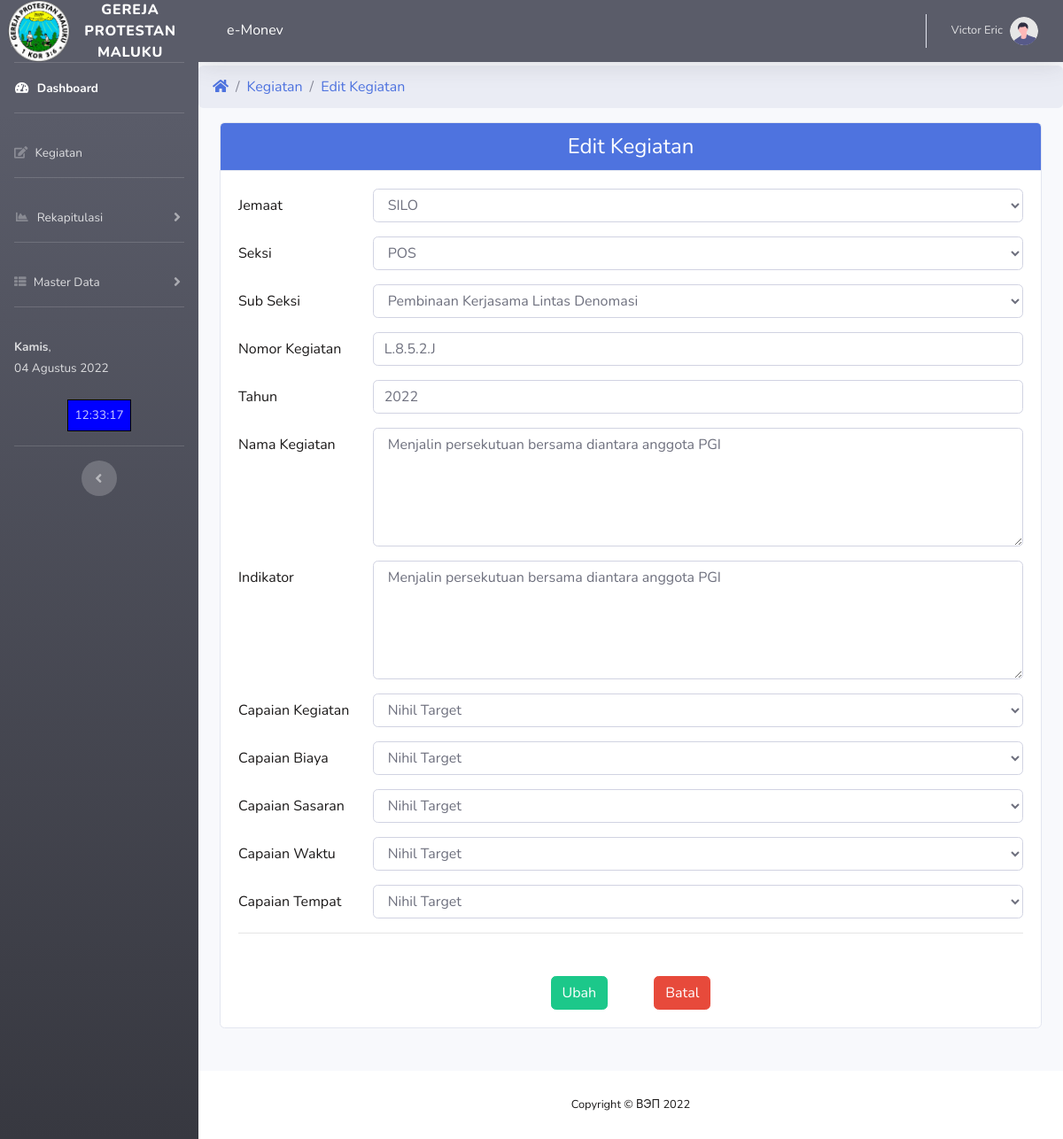
The app's page /A/ke?id=15 (signed in) with its own data.
### tables this page shows
CREATE TABLE `kegiatan` (
  `id_kegiatan` int NOT NULL,
  `kd_jemaat` varchar(10) NOT NULL,
  `kd_seksi` varchar(10) NOT NULL,
  `kd_subseksi` varchar(10) NOT NULL,
  `nomor_kegiatan` varchar(50) NOT NULL,
  `periode` year NOT NULL,
  `kegiatan` varchar(200) NOT NULL,
  `indikator` varchar(200) NOT NULL,
  `capaian_keg` varchar(20) NOT NULL,
  `capaian_biaya` varchar(20) NOT NULL,
  `capaian_sasaran` varchar(20) NOT NULL,
  `capaian_waktu` varchar(20) NOT NULL,
  `capaian_tempat` varchar(20) NOT NULL,
  `nilai_capaian_keg` int NOT NULL,
  `nilai_biaya` int NOT NULL,
  `nilai_sasaran` int NOT NULL,
  `nilai_waktu` int NOT NULL,
  `nilai_tempat` int NOT NULL,
  `nilai_capaian` int NOT NULL,
  `nilai_kategori` varchar(20) NOT NULL,
  `nilai_capaian_subbidang` int NOT NULL,
  `realisasi` varchar(20) NOT NULL
);

### A/ke.php (the view, shortened to what this page needs)
<?php
include 'menuA.php';
include '../link.php';
?>
<div>
<ul class="breadcrumb">
    <li class="breadcrumb-item"><a href="index"><i class="fas fa-home"></i></a></li>
    <li class="breadcrumb-item"><a href="k">Kegiatan</a></li>
    <li class="breadcrumb-item"><a href="#">Edit Kegiatan</a></li>
  </ul>
</div>
<div class="container">
    <div class="card">
    <div class="card-header bg-primary text-center text-white h4">
        Edit Kegiatan
    </div>
    <?php
        $id=$_GET['id'];
        $query="SELECT * FROM kegiatan where id_kegiatan=$id";
        $sql=mysqli_query($conn,$query);
        $hasil=mysqli_fetch_array($sql);
    ?>
    <div class="card-body">
            <form method="POST" action="" enctype="multipart/form-data">
                <div class="form-group row">
                    <label for="kd_jemaat" class="col-sm-2 col-form-label">Jemaat</label>
                    <div class="col-sm-10">
                    <select name="kd_jemaat" id='kd_jemaat' class="form-control">
                        <?php
                            $queri="SELECT * FROM jemaat";
                            $sql=mysqli_query($conn,$queri);
                            while($res=mysqli_fetch_array($sql)){
                        if($hasil['kd_jemaat']==$res['kd_jemaat']){
                            echo " <option value='".$res['kd_jemaat']. "' selected>".$res['nama_jemaat']. "</option> ";
                        }  else {
                            echo " <option value='".$res['kd_jemaat'].  "' >".$res['nama_jemaat']. "</option> ";
                        }
                     }
                        ?>
                    </select>
                    </div>
                </div>
                <div class="form-group row">
                    <label for="kd_seksi" class="col-sm-2 col-form-label">Seksi</label>
                    <div class="col-sm-10">
                     <select name="kd_seksi" id='kd_seksi' class="form-control">
                        <?php
                            $queri="SELECT * FROM seksi";
                            $sql=mysqli_query($conn,$queri);
                            while($res=mysqli_fetch_array($sql)){
                                if($hasil['kd_seksi']==$res['kd_seksi']){
                                    echo " <option value='".$res['kd_seksi']. "' selected>".$res['nama_seksi']. "</option> ";
                                }  else {
                                    echo " <option value='".$res['kd_seksi'].  "' >".$res['nama_seksi']. "</option> ";
                                }
                            }
                        ?>
                    </select>
                    </div>
                </div>
                <div class="form-group row">
                    <label for="kd_subseksi" class="col-sm-2 col-form-label">Sub Seksi</label>
                    <div class="col-sm-10">
                    <select name="kd_subseksi" id='kd_subseksi' class="form-control">
                        <?php
                            $queri="SELECT * FROM subseksi";
                            $sql=mysqli_query($conn,$queri);
                            while($res=mysqli_fetch_array($sql)){
                                if($hasil['kd_subseksi']==$res['kd_subseksi']){
                                    echo " <option value='".$res['kd_subseksi']. "' selected>".$res['nama_subseksi']. "</option> ";
                                }  else {
                                    echo " <option value='".$res['kd_subseksi'].  "' >".$res['nama_subseksi']. "</option> ";
                                }
                            }
                        ?>
                    </select>
                    </div>
                </div>
                <div class="form-group row">
                    <label for="nomor_kegiatan" class="col-sm-2 col-form-label">Nomor Kegiatan</label>
                    <div class="col-sm-10">
                    <input type="text" class="form-control" id="nomor_kegiatan" name="nomor_kegiatan" value="<?php echo $hasil['nomor_kegiatan']; ?>">
                    </div>
                </div>
                <div class="form-group row">
                    <label for="periode" class="col-sm-2 col-form-label">Tahun</label>
                    <div class="col-sm-10">
                    <input type="text" class="form-control" id="periode" name="periode" value="<?php echo $hasil['periode']; ?>">
                    </div>
                </div>
                <div class="form-group row">
                    <label for="kegiatan" class="col-sm-2 col-form-label">Nama Kegiatan</label>
                    <div class="col-sm-10">
                    <textarea class="form-control" id="kegiatan" name="kegiatan" rows="5"> <?php echo $hasil['kegiatan']; ?> </textarea>
                    </div>
                </div>
                <div class="form-group row">
                    <label for="indikator" class="col-sm-2 col-form-label">Indikator</label>
                    <div class="col-sm-10">
                    <textarea class="form-control" id="indikator" name="indikator" rows="5"> <?php echo $hasil['indikator']; ?> </textarea>
                    </div>
                </div>
                <div class="form-group row">
                    <label for="capaian_keg" class="col-sm-2 col-form-label">Capaian Kegiatan</label>
                    <div class="col-sm-10">
                    <select name="capaian_keg" class="form-control" id='capaian_keg' required>
                        <option value="Nihil Target" <?php if($hasil['capaian_keg']=='Nihil Target'){echo 'selected'; } ?>> Nihil Target</option>
                    </select>
                    </div>
                </div>
                <div class="form-group row">
                    <label for="capaian_biaya" class="col-sm-2 col-form-label">Capaian Biaya</label>
                    <div class="col-sm-10">
                    <select name="capaian_biaya" class="form-control" id='capaian_biaya' required>
                        <option value="Nihil Target" <?php if($hasil['capaian_biaya']=='Nihil Target'){echo 'selected'; } ?>> Nihil Target</option>
                    </select>
                    </div>
                </div>
                <div class="form-group row">
                    <label for="capaian_sasaran" class="col-sm-2 col-form-label">Capaian Sasaran</label>
                    <div class="col-sm-10">
                    <select name="capaian_sasaran" class="form-control" id='capaian_sasaran' required>
                        <option value="Nihil Target" <?php if($hasil['capaian_sasaran']=='Nihil Target'){echo 'selected'; } ?>> Nihil Target</option>
                    </select>
                    </div>
                </div>
                <div class="form-group row">
                    <label for="capaian_waktu" class="col-sm-2 col-form-label">Capaian Waktu</label>
                    <div class="col-sm-10">
                    <select name="capaian_waktu" class="form-control" id='capaian_waktu' required>
                        <option value="Nihil Target" <?php if($hasil['capaian_waktu']=='Nihil Target'){echo 'selected'; } ?>> Nihil Target</option>
                    </select>
                    </div>
                </div>
                <div class="form-group row">
                    <label for="capaian_tempat" class="col-sm-2 col-form-label">Capaian Tempat</label>
                    <div class="col-sm-10">
                    <select name="capaian_tempat" class="form-control" id='capaian_tempat' required>
                        <option value="Nihil Target" <?php if($hasil['capaian_tempat']=='Nihil Target'){echo 'selected'; } ?>> Nihil Target</option>
                    </select>
                    </div>
                </div>
                <hr>
                <div class="panel-footer mt-5 text-center">
                    <button type="submit" name='ubah' class="btn btn-success  mr-5">Ubah</button>
                    <a href="k" class="btn btn-danger">Batal</a>
                 </div>
            </form>
        </div>
    </div>
</div>
<?php
include '../footer.php';
?>

### records on screen
kegiatan: nomor_kegiatan "L.8.5.2.J", periode "2022", kegiatan "Menjalin persekutuan bersama diantara anggota PGI", indikator "Menjalin persekutuan bersama diantara anggota PGI", capaian_keg "Nihil Target", capaian_biaya "Nihil Target", capaian_sasaran "Nihil Target", capaian_waktu "Nihil Target", capaian_tempat "Nihil Target"

### other values on screen
$hari_ini "Kamis"
$_SESSION['nama'] "Victor Eric"
form field kd_jemaat "SILO"
form field kd_seksi "POS"
form field kd_subseksi "Pembinaan Kerjasama Lintas Denomasi"
